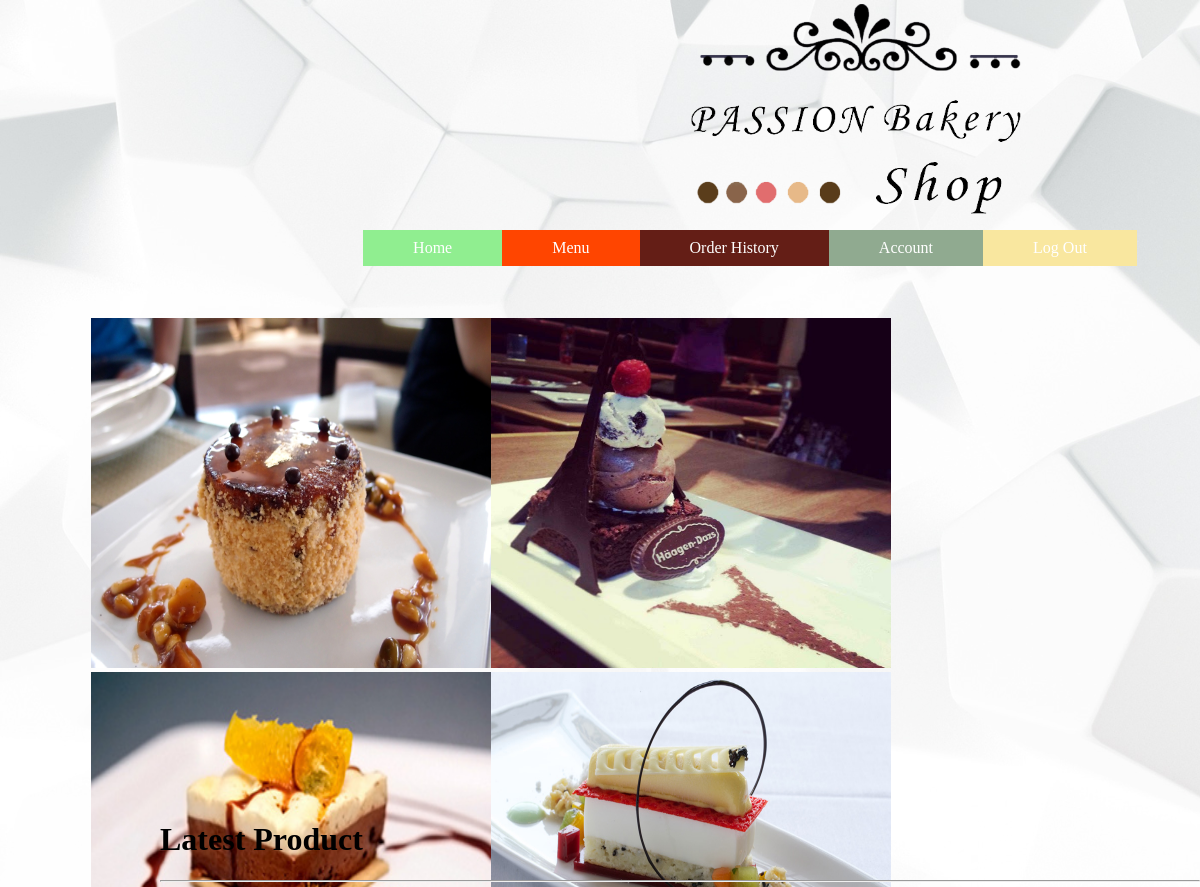
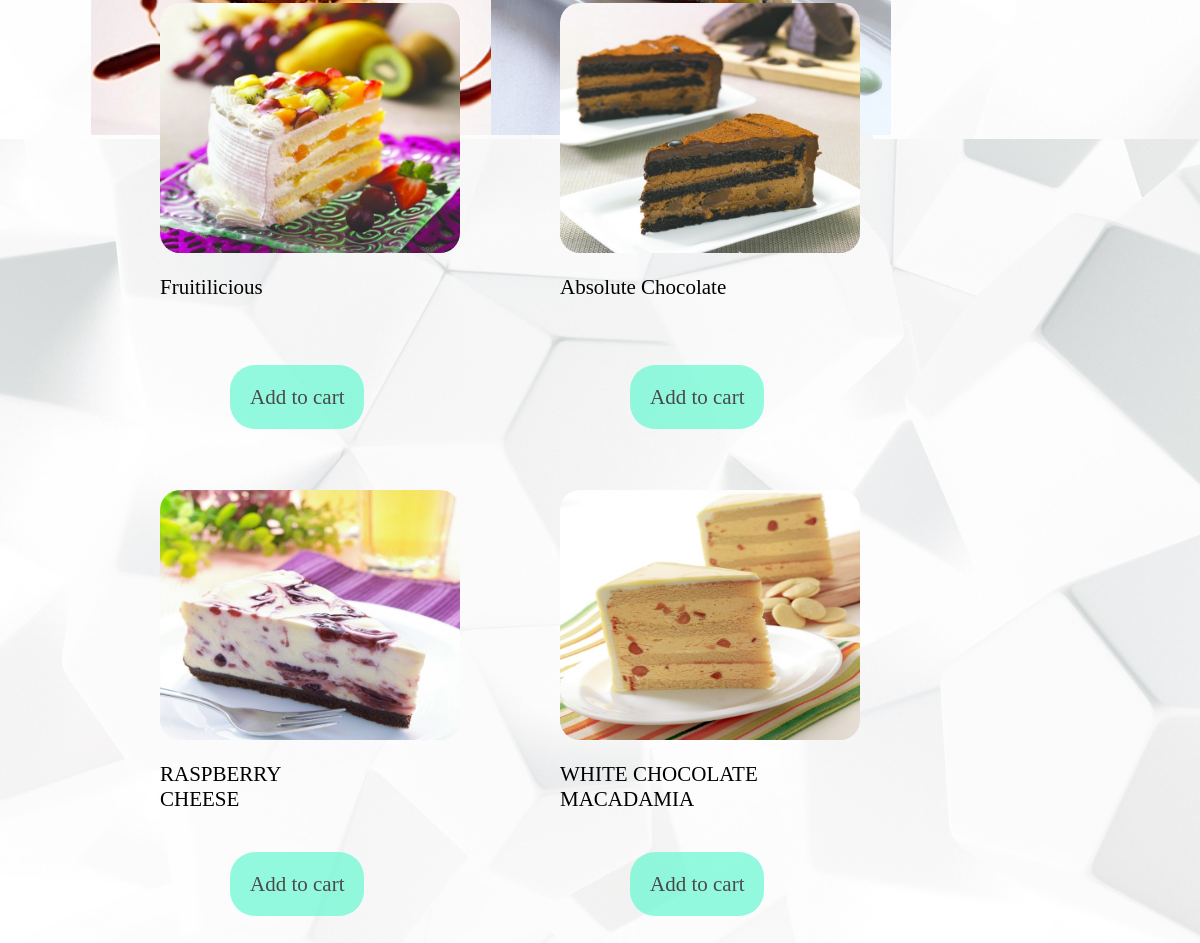
/user/index/index.php (signed in), run on the app's committed database (2 pictures, top to bottom).
### tables this page shows
CREATE TABLE `product` (
  `product_id` int(255) NOT NULL,
  `product_name` varchar(255) NOT NULL,
  `product_ingredient` varchar(255) NOT NULL,
  `product_size` float NOT NULL,
  `product_price` float NOT NULL,
  `product_desc` varchar(255) NOT NULL,
  `product_pic` varchar(255) NOT NULL,
  `available` varchar(255) NOT NULL
);

### user/index/index.php (the view, shortened to what this page needs)
<!DOCTYPE html>
<html>
<head>
<?php
include("../../config.php");
?>
</head>
<body>
	<div class="header">
			<div class="logocontainer">
					<img class="logo" src="../../png/logo1.png" alt="logo" >
			</div>
			<div class="navbar">
		<ul>
		  <li><a class="home" href="../index/index.php">Home</a></li>
		  <li><a class="menu" href="../php_shopping_cart/product.php">Menu</a></li>
		  <li><a class="outlet" href="../orderHistory.php">Order History</a></li>
		  <li><a class="acc" href="customer_information.php">Account</a></li>
		  <li><a class="signin" href="../logout.php">Log Out</a></li>
		</ul>
			</div>
	</div>
	<div class="bodycontent">
		<div class="productshow">
			<div class="product1">
				<img src="P7092055.jpg" alt="cake" width="400px" height="350px">
			</div>
			<div class="product2">
				<img src="the-eiffel-tower-creation-for-french-desserts-frid.jpg" alt="cake" width="400px" height="350px">
			</div>
			<div class="product3">
				<img src="340x_top-chef-just-desserts-season-1-top-recipe-101-heather-h_0.jpg" alt="cake" width="400px" height="350px">
			</div>
			<div class="product4">
				<img src="NickSquireAmorettiB35V2228.jpg" alt="cake" width="400px" height="350px">
			</div>
		</div>
		<div class="latest">
		<h1>Latest Product</h1>
		<hr/>
			<?php
				$sql="SELECT * FROM product where available='available'
						ORDER BY RAND() LIMIT 4 ";
						$result=mysqli_query($db,$sql);
						while ($row=mysqli_fetch_assoc($result))
						{
							?>
							<div class="pro">
							<?php echo "<a href><img src='../../admin/product/img/".$row['product_pic']."' width='100' height='100' ></a>"; ?>
							<div class="dd">
								<p><a href="../php_shopping_cart/product_detail.php?pid=<?php echo $row['product_id'];?>"><?php echo $row['product_name'];?></a></p>
							</div>
							<a class="addtocart" href="../php_shopping_cart/cartAction.php?action=addToCart&product_id=<?php echo $row["product_id"]; ?>">Add to cart</a>
							</div>
						<?php
						}
			?>
		</div>
	</div>
</body>
</html>

### user/index/index.php (style rules this page uses)
ul { list-style-type: none; margin: 50; padding: 30px; overflow: hidden; top: 50; min-width: 40.5%; margin-left: 22%; top:200px; }
body { background-image: url(../../png/back1.jpg); background-size: cover; }
li { float: left; }
li a { display: block; color: white; text-align: center; padding: 9px 60px; padding-right: 50px; padding-left: 50px; text-decoration: none; }
.acc { background-color: #90AA90; }
.home { background-color: #90EE90; }
.menu { background-color: #FF4500; }
.outlet { background-color: #641E16; }
.signin { background-color:#F9E79F; }
.header { margin-left: 7%; }
.logo { width:330px; height:210px;margin-left:600px;margin-right:auto;border-radius: 10px; }
.logocontainer { position:absolute;top:4px; }
.productshow { margin-left: 7%;clear:both; }
.productshow div { float:left; }
.product1 img { transition: all 1s ease; }
.product2 img { transition: all 1s ease; }
.product3 img { transition: all 1s ease; }
.product4 img { transition: all 1s ease; }
.navbar { margin-bottom:2%; margin-top: 200px; }
.addtocart { margin: 0; padding:20px; background:#68F9D2; font-size:20px; color:white; opacity:0.7; border-radius:25px; position: relative;left:70px;top:60px; }
.product1 { position: relative;display: inline-block; }
.latest { float: left;position: absolute;left:160px;top:800px;width: padding:10px;margin-bottom: 200px; }
.latest img { width:300px; height:250px;border-radius: 20px;margin-right: 100px; }
.latest a { text-decoration: none;color:black;font-size:21px; }
.pro { margin-bottom: 140px;float: left; }
.dd { width:200px;height: 50px;left: 20px; }

### data on the page
product: product_pic (picture), product_name "Fruitilicious"
product: product_pic (picture), product_name "Absolute Chocolate"
product: product_pic (picture), product_name "RASPBERRY CHEESE"
product: product_pic (picture), product_name "WHITE CHOCOLATE MACADAMIA"
